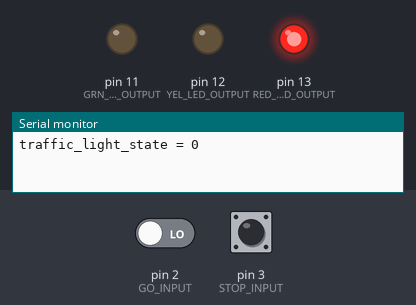
The sketch below on a simulated Arduino Uno, built with avr-gcc and run on an emulated ATmega328P. Shown: output pins drawn as LEDs (lit = HIGH), the last lines printed to the serial monitor. The inputs (shaded band) are chosen by the test bench; at power-on: pin 2 (GO_INPUT) LOW, pin 3 (STOP_INPUT) LOW.

Above: at 1.2 s.
1.3 s: pin 2 (GO_INPUT) driven HIGH
At 2.3 s:
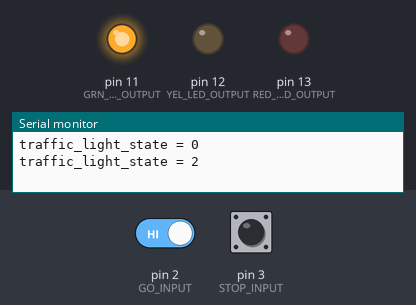
3.2 s: pin 3 (STOP_INPUT) pulled HIGH for 1 s
At 4.9 s:
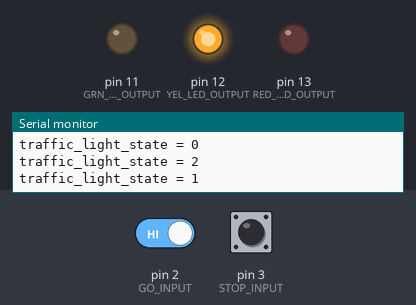
Timing chart, 0 to 10.1 s (numbered marks = the images above; inputs shaded):
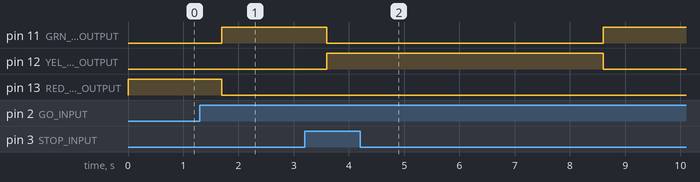

The sketch:

class6_fsm0.ino
```cpp
//DEFINE ALL TIMERS AS UNSIGNED VARIABLES
unsigned long timer1 = 0; // timer1 increments every 100ms = 0.1s
unsigned long go_input_dbnc_tmr = 0;
unsigned long stop_input_dbnc_tmr = 0;
unsigned long waiting_in_yellow_tmr = 0;

const int RED_LED_OUTPUT = 13;
const int YEL_LED_OUTPUT = 12;
const int GRN_LED_OUTPUT = 11;

const int GO_INPUT = 2;
const int STOP_INPUT = 3;

int traffic_light_state = 0; //0=red, 1=yellow, 2=green;
int traffic_light_state_prev = -1;

void setup()
{ // initialize the digital pin as an output.
	pinMode(RED_LED_OUTPUT, OUTPUT);
	pinMode(YEL_LED_OUTPUT, OUTPUT);
	pinMode(GRN_LED_OUTPUT, OUTPUT);

	pinMode(GO_INPUT, INPUT);
	pinMode(STOP_INPUT, INPUT);
	Serial.begin(9600);
}
void loop()
{	//run loop forever
	int go_command = 0;
	int stop_command = 0;
	timers();
	//process inputs
	if((digitalRead(STOP_INPUT) == 1) && (stop_input_dbnc_tmr >= 5))
	{
		stop_command = 1;
		go_command = 0;
	}
	else if((digitalRead(GO_INPUT) == 1) && (go_input_dbnc_tmr >= 5))
	{
		stop_command = 0;
		go_command = 1;
	}
	else
	{
		stop_command = 0;
		go_command = 0;
	}

	if(digitalRead(STOP_INPUT) == 0)
		stop_input_dbnc_tmr = 0;
	if(digitalRead(GO_INPUT) == 0)
		go_input_dbnc_tmr = 0;


	//system logic
	if(traffic_light_state == 0) // red
	{
		if(go_command == 1)
			traffic_light_state = 2;
	}
	else if(traffic_light_state == 1) //yellow
	{
		if(waiting_in_yellow_tmr >= 50)
			traffic_light_state = 0;
	}
	else if(traffic_light_state == 2)//green
	{
		waiting_in_yellow_tmr = 0;
		if(stop_command == 1)
			traffic_light_state = 1;
	}

	//set outputs
	if(traffic_light_state == 0)
	{
		digitalWrite(RED_LED_OUTPUT,1);
		digitalWrite(YEL_LED_OUTPUT,0);
		digitalWrite(GRN_LED_OUTPUT,0);
	}
	if(traffic_light_state == 1)
	{
		digitalWrite(RED_LED_OUTPUT,0);
		digitalWrite(YEL_LED_OUTPUT,1);
		digitalWrite(GRN_LED_OUTPUT,0);
	}
	if(traffic_light_state == 2)
	{
		digitalWrite(RED_LED_OUTPUT,0);
		digitalWrite(YEL_LED_OUTPUT,0);
		digitalWrite(GRN_LED_OUTPUT,1);
	}

	if(traffic_light_state_prev != traffic_light_state)
	{
		Serial.print("traffic_light_state = ");
		Serial.println(traffic_light_state);
	}
	traffic_light_state_prev = traffic_light_state;
}

void timers(void)
{
	static unsigned long millis_old = 0;// track the # ms the mcu has been running
	unsigned interval = 100; 	// meaning every 100ms

    if(millis() >= millis_old + interval)
	{//it falls into this section once every 100s
		millis_old = millis_old + interval;
		timer1++;
		go_input_dbnc_tmr++;
		stop_input_dbnc_tmr++;
		waiting_in_yellow_tmr++;
	}
	if(millis_old > millis())
	{ //if you run for a very long time, correct overflow
		millis_old = millis();
	}
}
```

Measured:
- after the input at 1.3 s, pin 11 (GRN_LED_OUTPUT): LOW → HIGH after 0.40 s; pin 13 (RED_LED_OUTPUT): HIGH → LOW after 0.40 s
- after the input at 3.2 s, pin 11 (GRN_LED_OUTPUT): HIGH → LOW after 0.40 s, → HIGH 5.0 s later; pin 12 (YEL_LED_OUTPUT): LOW → HIGH after 0.40 s, → LOW 5.0 s later
